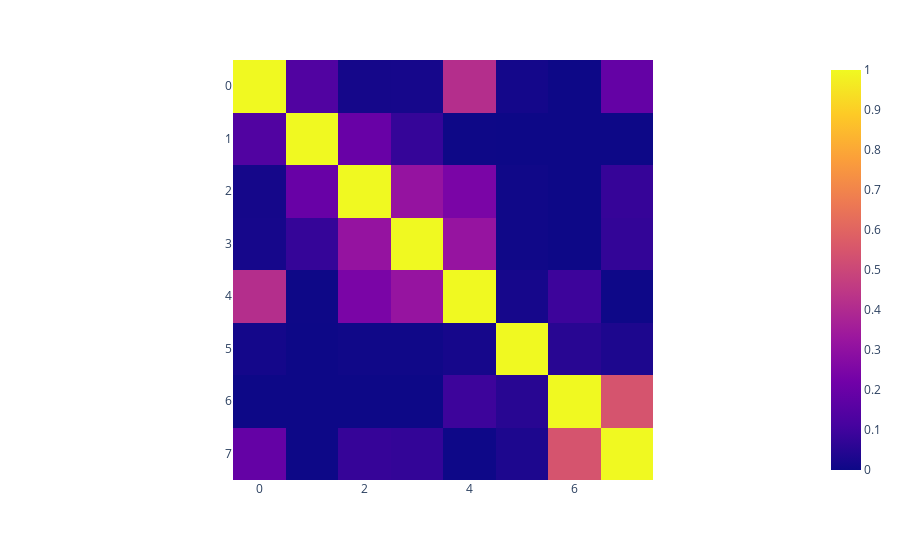

Notebook cell for this chart:
### Code cell
# Calculate and plot the global MAC matrix
MAC = np.zeros((n_modes, n_modes))
for i in range(n_modes):
    for j in range(n_modes):
        MAC[i, j] = (np.abs(Phi_id[:, i].conj().T @ Phi_id[:, j]))**2 / ((Phi_id[:, i].conj().T @ Phi_id[:, i]) * (Phi_id[:, j].conj().T @ Phi_id[:, j]))

# Plot the MAC matrix: Check if the off-diagonal elements are close to zero
fig = px.imshow(MAC)
fig.show()

### Figure 1 — Plotly figure (JSON) as saved in the notebook; plotly's stock layout.template omitted (floating-point values rounded to 4 significant figures)
{"data": [{"coloraxis": "coloraxis", "hovertemplate": "x: %{x}<br>y: %{y}<br>color: %{z}<extra></extra>", "name": "0", "type": "heatmap", "xaxis": "x", "yaxis": "y", "z": [[1.0, 0.1381, 0.01548, 0.01724, 0.4145, 0.01424, 0.0001327, 0.1868], [0.1381, 1.0, 0.1962, 0.07726, 0.0014, 0.0003693, 1.621e-06, 0.0007687], [0.01548, 0.1962, 1.0, 0.3136, 0.2434, 0.00653, 7.327e-05, 0.07974], [0.01724, 0.07726, 0.3136, 1.0, 0.3163, 0.004996, 0.000125, 0.07365], [0.4145, 0.0014, 0.2434, 0.3163, 1.0, 0.01767, 0.09284, 0.002346], [0.01424, 0.0003693, 0.00653, 0.004996, 0.01767, 1.0, 0.05296, 0.03072], [0.0001327, 1.621e-06, 7.327e-05, 0.000125, 0.09284, 0.05296, 1.0, 0.5438], [0.1868, 0.0007687, 0.07974, 0.07365, 0.002346, 0.03072, 0.5438, 1.0]]}], "layout": {"coloraxis": {"colorscale": [[0, "#0d0887"], [0.1111, "#46039f"], [0.2222, "#7201a8"], [0.3333, "#9c179e"], [0.4444, "#bd3786"], [0.5556, "#d8576b"], [0.6667, "#ed7953"], [0.7778, "#fb9f3a"], [0.8889, "#fdca26"], [1, "#f0f921"]]}, "margin": {"t": 60}, "xaxis": {"anchor": "y", "constrain": "domain", "domain": [0, 1], "scaleanchor": "y"}, "yaxis": {"anchor": "x", "autorange": "reversed", "constrain": "domain", "domain": [0, 1]}}}
